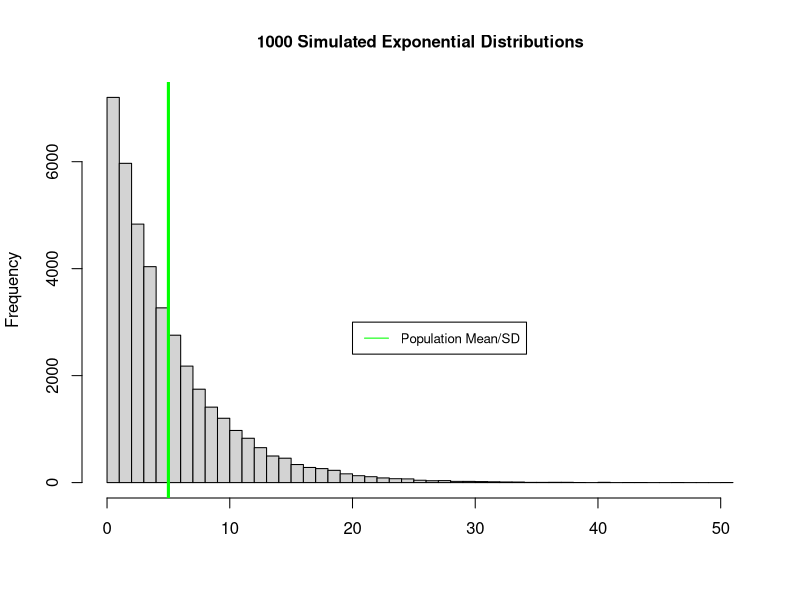
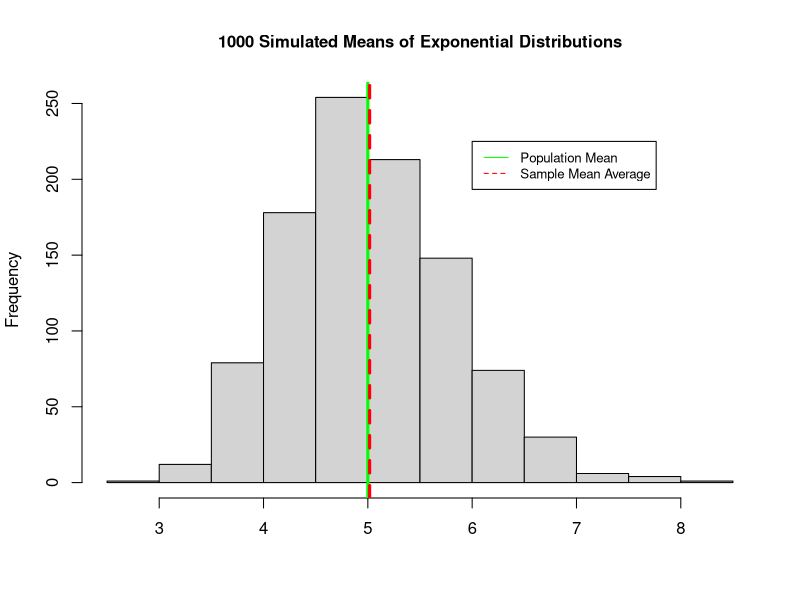
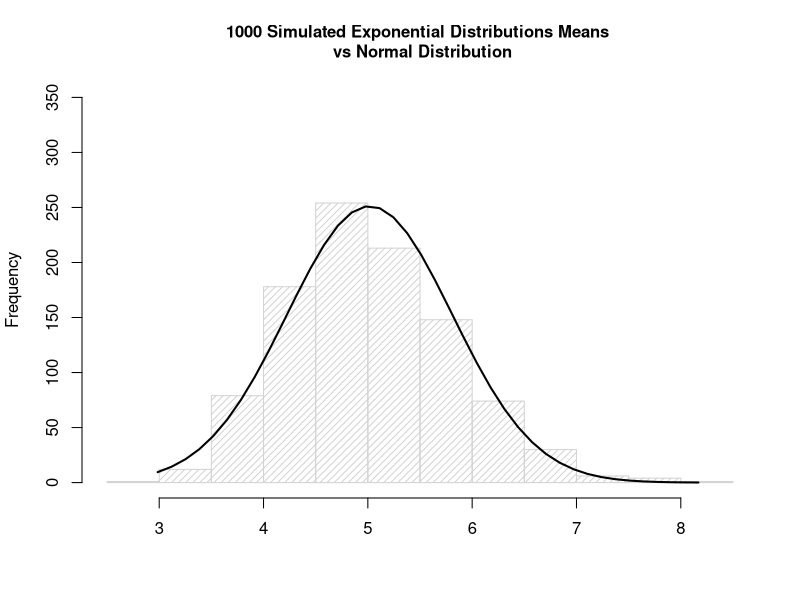

Source code (R) for these figures, in order:
## ---- chunk 1
knitr::opts_chunk$set(echo = TRUE, fig.height = 4, fig.width = 8)
## ---- chunk 2
lambda = 0.2
n <- 40
pop.mean <- 1/lambda
pop.sd <- 1/lambda
pop.variance <- 1/lambda^2
## ---- chunk 3
expo <- NULL
for (i in 1 : 1000) expo = c(expo, rexp(40, 0.2))
expo_mean <- NULL
for (i in 1 : 1000) expo_mean = c(expo_mean, mean(rexp(40, 0.2)))
## ---- chunk 4
hist(expo, xlab = "", breaks = 50, main = "1000 Simulated Exponential Distributions", cex.main = 1)
abline(v =5, col = "green", lwd = 3)
legend(20, 3000, legend="Population Mean/SD",
       col="green", lty=1, cex = 0.8)
## ---- chunk 5
hist(expo_mean, xlab = "", main = "1000 Simulated Means of Exponential Distributions", cex.main =1)
abline(v = 5, col = "green", lwd = 3)
abline(v = mean(expo_mean), col = "red", lwd = 3, lty =2)
legend(6, 225, legend = c("Population Mean", "Sample Mean Average"),
       col=c("green","red"), lty=c(1,2), cex = 0.8)
## ---- chunk 6
theor.variance <- pop.variance/n
sam.variance <- var(expo_mean)
## ---- chunk 7
h <- hist(expo_mean, breaks = 10, density = 20,
          col = "lightgray", ylim = c(0,350), xlab = "",
          main = "1000 Simulated Exponential Distributions Means \n vs Normal Distribution", cex.main = 1) 
xfit <- seq(min(expo_mean), max(expo_mean), length = 40) 
yfit <- dnorm(xfit, mean = mean(expo_mean), sd = sd(expo_mean)) 
yfit <- yfit * diff(h$mids[1:2]) * length(expo_mean) 
lines(xfit, yfit, col = "black", lwd = 2)
